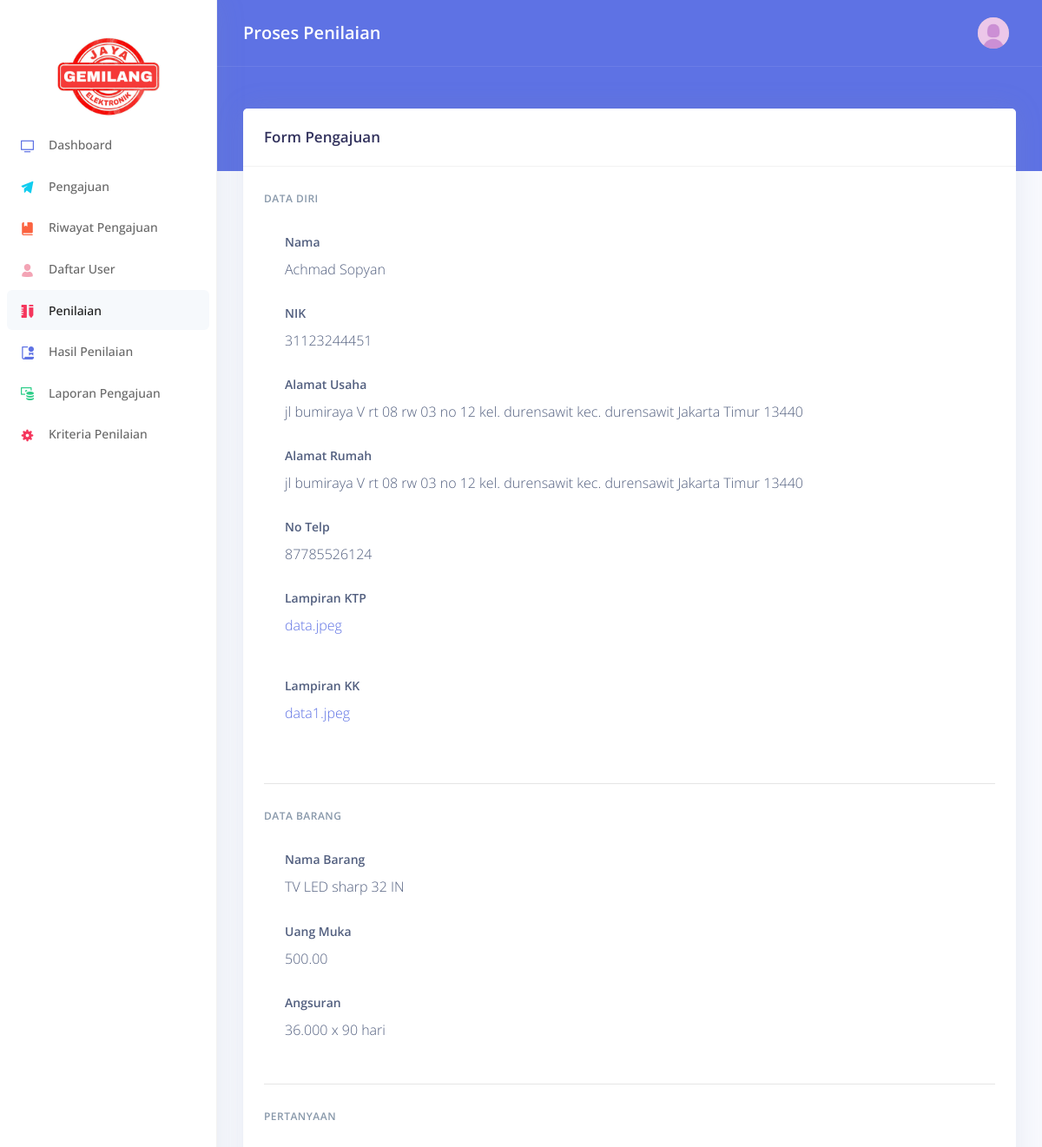
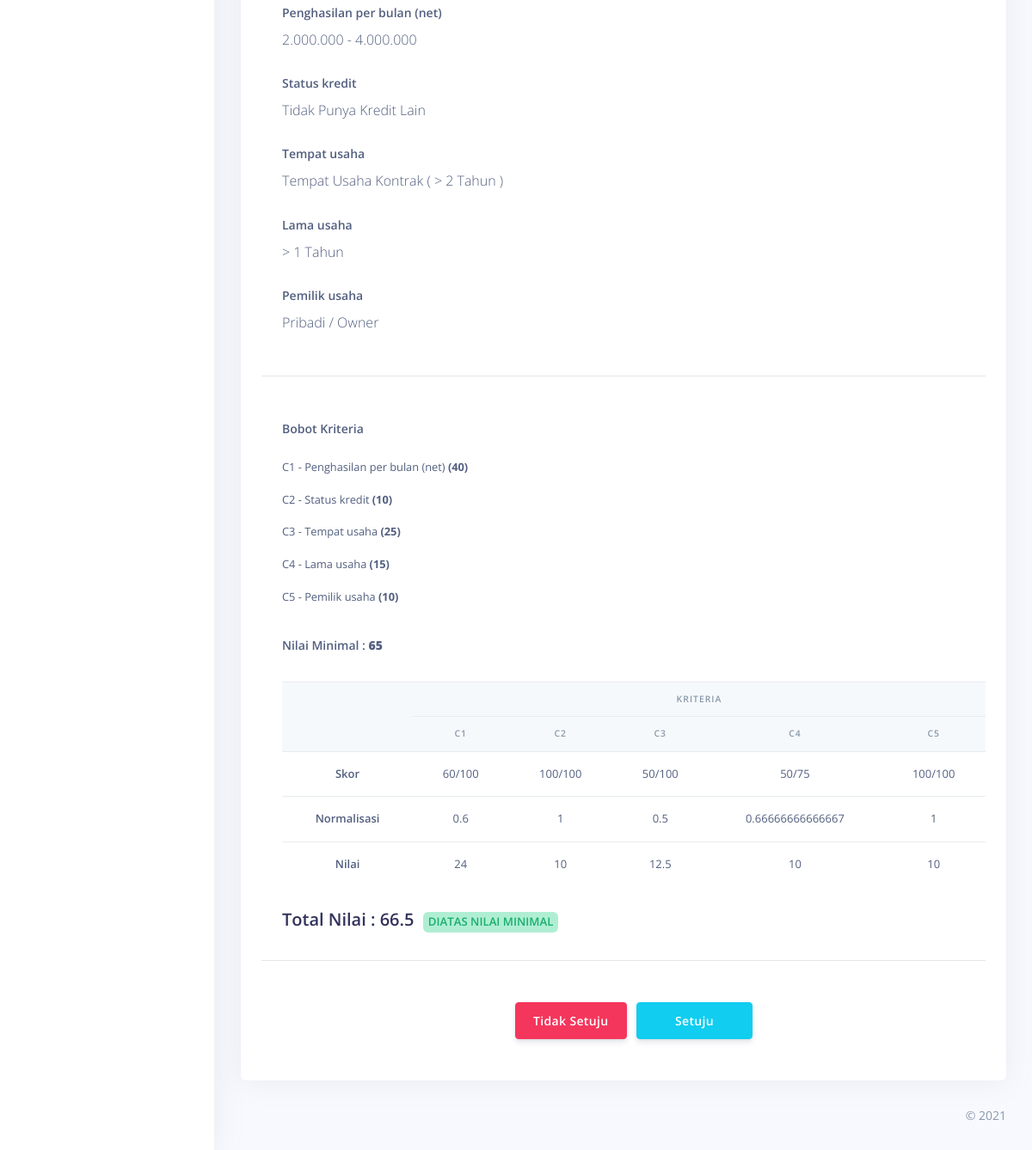
Page /assessment/process/11 on the committed database (2 pictures, top to bottom).
### tables this page shows
CREATE TABLE `submission` (
  `id` int(11) NOT NULL,
  `sub_number` varchar(15) DEFAULT NULL,
  `user_id` int(11) DEFAULT NULL,
  `name` varchar(255) DEFAULT NULL,
  `nik` varchar(15) DEFAULT NULL,
  `store_addr` text DEFAULT NULL,
  `home_addr` text DEFAULT NULL,
  `phone` varchar(15) DEFAULT NULL,
  `item` int(11) DEFAULT NULL,
  `item_name` varchar(255) DEFAULT NULL,
  `installment` int(11) DEFAULT NULL,
  `installment_name` varchar(255) DEFAULT NULL,
  `dp` decimal(10,2) DEFAULT NULL,
  `ktp` varchar(255) DEFAULT NULL,
  `kk` varchar(255) DEFAULT NULL,
  `status` varchar(255) DEFAULT NULL,
  `score` int(3) DEFAULT NULL,
  `insert_date` datetime DEFAULT NULL,
  `review_date` datetime DEFAULT NULL
);

CREATE TABLE `items` (
  `id` int(11) NOT NULL,
  `kode_barang` varchar(10) NOT NULL,
  `name` varchar(255) DEFAULT NULL,
  `price` decimal(10,2) DEFAULT NULL,
  `dp` decimal(10,2) DEFAULT NULL,
  `pict` varchar(255) NOT NULL
);

CREATE TABLE `installment` (
  `id` int(11) NOT NULL,
  `items_id` int(11) NOT NULL,
  `period` varchar(255) DEFAULT NULL
);

CREATE TABLE `submission_quest` (
  `id` int(11) NOT NULL,
  `sid` int(11) DEFAULT NULL,
  `cid` int(11) DEFAULT NULL,
  `cidx` int(11) DEFAULT NULL,
  `cid_desc` varchar(255) DEFAULT NULL,
  `cidx_desc` varchar(255) DEFAULT NULL,
  `score` int(11) DEFAULT NULL,
  `max_score` int(11) DEFAULT NULL,
  `alias` varchar(5) DEFAULT NULL,
  `weight` int(11) DEFAULT NULL
);

CREATE TABLE `criteria` (
  `id` int(11) NOT NULL,
  `code` varchar(5) DEFAULT NULL,
  `desc` varchar(255) DEFAULT NULL,
  `updated_date` datetime DEFAULT NULL,
  `updated_by` varchar(255) DEFAULT NULL,
  `weight` int(11) DEFAULT NULL
);

### application/core/MY_Controller.php (called while the page is built, shortened)
<?php if (!defined('BASEPATH')) exit('No direct script access allowed');
class Core_Controller extends CI_Controller
{
  public function template($view = "", $title = "", $data = [])
  {
    $dta['content'] = $view;
    $dta['site_title'] = "Creditapp";
    $dta['site_subtitle'] = $title;
    $pass = array_merge($dta, $data);
    $this->load->view('template_v', $pass);
  }
}

### application/controllers/Assessment.php (called while the page is built, shortened)
<?php
class Assessment extends Core_Controller
{
  public function process($id)
  {
    $data['criteria'] = $this->Criteria_m->getCriteria()->result_array();
    $data['criteria_index'] = $this->Criteria_m->getIndexCriteria()->result_array();
    $data['installment'] = $this->Item_m->getInstallmentItem()->result_array();
    $data['items'] = $this->Item_m->getItem()->result_array();
    $data['subs'] = $this->Submission_m->getSubmission($id)->row_array();
    $data['quest'] = $this->Submission_m->getSubmissionCriteria("", $id)->result_array();
    $this->template("process_assessment_v", "Proses Penilaian", $data);
  }
}

### index.php (called while the page is built, shortened)
<?php
require_once BASEPATH.'core/CodeIgniter.php';

### application/models/Submission_m.php (called while the page is built, shortened)
<?php if (!defined('BASEPATH')) exit('No direct script access allowed');
class Submission_m extends CI_Model
{
  public function getSubmission($id = "", $user = "")
  {
    if (!empty($id)) {
      $this->db->where(['id' => $id]);
    }
    return $this->db->get("submission");
  }
  public function getSubmissionCriteria($id = "", $sid = "")
  {
    if (!empty($sid)) {
      $this->db->where(['sid' => $sid]);
    }
    return $this->db->get("submission_quest");
  }
}

### application/models/Item_m.php (called while the page is built, shortened)
<?php if (!defined('BASEPATH')) exit('No direct script access allowed');
class Item_m extends CI_Model
{
  public function getItem($id = "")
  {
    return $this->db->get("items");
  }
  public function getInstallmentItem($id = "", $item = "")
  {
    return $this->db->get("installment");
  }
}

### application/models/Criteria_m.php (called while the page is built, shortened)
<?php if (!defined('BASEPATH')) exit('No direct script access allowed');
class Criteria_m extends CI_Model
{
  public function getCriteria($id = "")
  {
    return $this->db->get("criteria");
  }
}

### application/views/process_assessment_v.php (the view, shortened to what this page needs)
<div class="row">
  <div class="col-xl-12 order-xl-1">
    <div class="card">
      <div class="card-header">
        <div class="row align-items-center">
          <div class="col-8">
            <h3 class="mb-0">Form Pengajuan</h3>
          </div>
        </div>
      </div>
      <div class="card-body">
        <form method="POST" action="<?= site_url('assessment/submitassessment') ?>">
          <h6 class="heading-small text-muted mb-4">Data Diri</h6>
          <div class="pl-lg-4">
            <div class="row">
              <div class="col-lg-9">
                <div class="form-group">
                  <label class="form-control-label">Nama</label>
                  <p><?= $subs['name'] ?></p>
                </div>
              </div>
            </div>
            <div class="row">
              <div class="col-lg-9">
                <div class="form-group">
                  <label class="form-control-label">NIK</label>
                  <p><?= $subs['nik'] ?></p>
                </div>
              </div>
            </div>
            <div class="row">
              <div class="col-lg-9">
                <div class="form-group">
                  <label class="form-control-label">Alamat Usaha</label>
                  <p><?= $subs['store_addr'] ?></p>
                </div>
              </div>
            </div>
            <div class="row">
              <div class="col-lg-9">
                <div class="form-group">
                  <label class="form-control-label">Alamat Rumah</label>
                  <p><?= $subs['home_addr'] ?></p>
                </div>
              </div>
            </div>
            <div class="row">
              <div class="col-lg-9">
                <div class="form-group">
                  <label class="form-control-label">No Telp</label>
                  <p><?= $subs['phone'] ?></p>
                </div>
              </div>
            </div>
            <div class="row">
              <div class="col-lg-9">
                <div class="form-group">
                  <label class="form-control-label">Lampiran KTP</label>
                  <div class="custom-file">
                    <p><a href="<?= site_url('submissionhist/dop/submission/' . $subs['user_id'] . '/' . $subs['ktp']) ?>" target="_blank"><?= $subs['ktp'] ?> </a></p>
                  </div>
                </div>
              </div>
            </div>
            <div class="row">
              <div class="col-lg-9">
                <div class="form-group">
                  <label class="form-control-label">Lampiran KK</label>
                  <div class="custom-file">
                    <p><a href="<?= site_url('submissionhist/dop/submission/' . $subs['user_id'] . '/' . $subs['kk']) ?>" target="_blank"><?= $subs['kk'] ?> </a></p>
                  </div>
                </div>
              </div>
            </div>
          </div>
          <hr class="my-4">
          <h6 class="heading-small text-muted mb-4">Data Barang</h6>
          <div class="pl-lg-4">
            <div class="row">
              <div class="col-lg-9">
                <div class="form-group">
                  <label class="form-control-label">Nama Barang</label>
                  <?php foreach ((array)$items as $k => $v) { ?>
                    <?= $v['id'] == $subs['item'] ? "<p>" . $v['name'] . "</p>" : "" ?>
                  <?php } ?>
                </div>
              </div>
            </div>
            <div class="row">
              <div class="col-md-9">
                <div class="form-group">
                  <label class="form-control-label">Uang Muka</label>
                  <p><?= $subs['dp'] ?></p>
                </div>
              </div>
            </div>
            <div class="row">
              <div class="col-lg-9">
                <div class="form-group">
                  <label class="form-control-label">Angsuran</label>
                  <?php foreach ((array)$installment as $k => $v) { ?>
                    <?= $v['id'] == $subs['installment'] ? "<p>" . $v['period'] . "</p>" : "" ?>
                  <?php } ?>
                </div>
              </div>
            </div>
          </div>
          <hr class="my-4">
          <h6 class="heading-small text-muted mb-4">Pertanyaan</h6>
          <div class="pl-lg-4">
            <?php foreach ((array)$quest as $ky => $val) {  ?>
              <div class="row">
                <div class="col-md-9">
                  <div class="form-group">
                    <label class="form-control-label"><?= $val['cid_desc'] ?></label>
                    <p><?= $val['cidx_desc'] ?></p>
                  </div>
                </div>
              </div>
            <?php } ?>
          </div>
          <hr class="my-4">
          <div class="pl-lg-4">
            <br>
            <div class="row">
              <div class="col-md-12">
                <label class="form-control-label">Bobot Kriteria</label>
                <p>
                  <?php foreach ((array)$criteria as $key => $value) { ?>
                <p class="small"><?= $value['code'] . " - " . $value['desc'] . " <b>(" . $value['weight'] . ")</b>" ?></p>
              <?php } ?>
              </div>
            </div>
            <div class="row">
              <div class="col-md-12">
                <label class="form-control-label">Nilai Minimal : <b>65</b></label>
              </div>
            </div>
            <br>
            <div class="row">
              <div class="col-md-12">
                <div class="table-responsive">
                  <table class="table align-items-center table-flush">
                    <thead class="thead-light">
                      <tr align="center">
                        <th scope="col" rowspan="2"></th>
                        <th scope="col" colspan="<?= count($criteria) ?>">Kriteria</th>
                      </tr>
                      <tr align="center">
                        <?php foreach ((array)$criteria as $key => $value) { ?>
                          <th scope="col"><?= $value['code'] ?></th>
                        <?php } ?>
                      </tr>
                    </thead>
                    <tbody>
                      <tr align="center">
                        <th scope="col">Skor</th>
                        <?php foreach ($quest as $k => $v) { ?>
                          <td><?= $v['score'] . '/' . $v['max_score'] ?></td>
                        <?php } ?>
                      </tr>
                      <tr align="center">
                        <th scope="col">Normalisasi</th>
                        <?php foreach ($quest as $k => $v) { ?>
                          <td><?= $v['score'] / $v['max_score'] ?></td>
                        <?php } ?>
                      </tr>
                      <tr align="center">
                        <th scope="col">Nilai</th>
                        <?php
                        $score_tot = 0;
                        foreach ($quest as $k => $v) {
                          $score = ($v['score'] / $v['max_score']) * $v['weight']; ?>
                          <td><?= $score ?></td>
                        <?php $score_tot += $score;
                        }
                        $label = $score_tot < 65 ? "Dibawah" : "Diatas";
                        $class = $score_tot < 65 ? "danger" : "success";
                        ?>
                      </tr>
                    </tbody>
                  </table>
                </div>
              </div>
            </div>
            <br>
            <div class="row">
              <div class="col-md-12">
                <h2>Total Nilai : <?= $score_tot ?>&nbsp;&nbsp;<span class="badge badge-<?= $class ?>"><?= $label . " Nilai Minimal" ?></span></h2>
              </div>
            </div>
          </div>
          <hr class="my-4">
          <div class="pl-lg-4">
            <div class="row">
              <div class="col-md-12">
                <center>
                  <button type="submit" class="btn btn-danger act" data-stat="n">Tidak Setuju</button>
                  <button type="submit" class="btn btn-info act" data-stat="y">&nbsp;&nbsp;&nbsp;&nbsp;&nbsp;&nbsp;Setuju&nbsp;&nbsp;&nbsp;&nbsp;&nbsp;&nbsp;</button>
                </center>
              </div>
            </div>
          </div>
        </form>
      </div>
    </div>
  </div>
</div>

### rows in the picture
submission: name "Achmad Sopyan", nik "31123244451", store_addr "jl bumiraya V rt 08 rw 03 no 12 kel. durensawit kec. durensawit Jakarta Timur 13440", home_addr "jl bumiraya V rt 08 rw 03 no 12 kel. durensawit kec. durensawit Jakarta Timur 13440", phone "87785526124", ktp "data.jpeg", kk "data1.jpeg", dp "500.00"
items: name "TV LED sharp 32 IN"
installment: period "36.000 x 90 hari"
submission_quest: cid_desc "Penghasilan per bulan (net)", cidx_desc "2.000.000 - 4.000.000", score "60", max_score "100", $v['score'] / $v['max_score'] "0.6", score "24"
submission_quest: cid_desc "Status kredit", cidx_desc "Tidak Punya Kredit Lain", score "100", max_score "100", $v['score'] / $v['max_score'] "1", weight "10"
submission_quest: cid_desc "Tempat usaha", cidx_desc "Tempat Usaha Kontrak ( > 2 Tahun )", score "50", max_score "100", $v['score'] / $v['max_score'] "0.5", score "12.5"
submission_quest: cid_desc "Lama usaha", cidx_desc "> 1 Tahun", score "50", max_score "75", $v['score'] / $v['max_score'] "0.66666666666667", score "10"
submission_quest: cid_desc "Pemilik usaha", cidx_desc "Pribadi / Owner", score "100", max_score "100", $v['score'] / $v['max_score'] "1", weight "10"
criteria: code "C1", desc "Penghasilan per bulan (net)", weight "40"
criteria: code "C2", desc "Status kredit", weight "10"
criteria: code "C3", desc "Tempat usaha", weight "25"
criteria: code "C4", desc "Lama usaha", weight "15"
criteria: code "C5", desc "Pemilik usaha", weight "10"

### other values in the picture
$site_subtitle "Proses Penilaian"
$score_tot "66.5"
$label "DIATAS"
